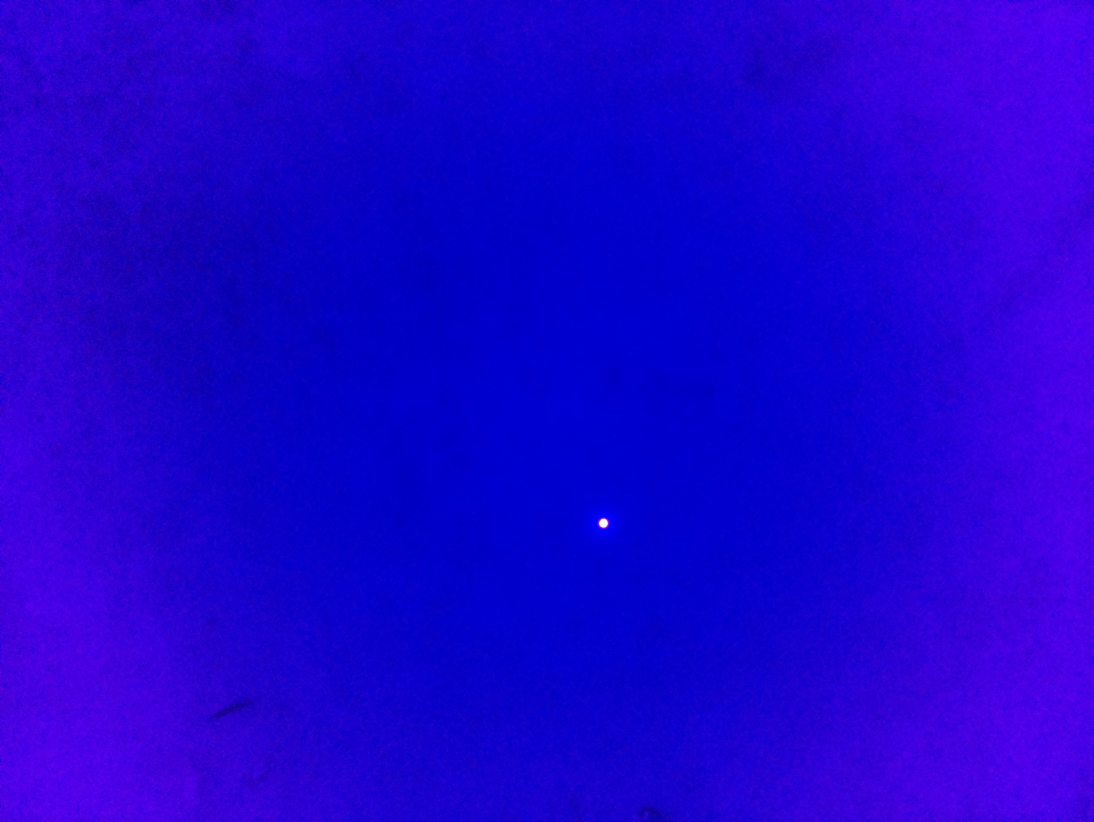
#> input picture data/field_data/ir_detection_test_images/aerial3.jpg, 3280 x 2464 px, found by its file name (shown at 1/3 size)
$ python detect_hotspots_noise_reduction.py   (older library calls are emulated)
#> lines starting #> are read from the running program, lines starting #| are printed output that depends on the picture; after the words box and inside, x2 and y2 are one past the last pixel; in counts of white or black regions, pixels touching at a corner belong together; long printed decimals are rounded
### src/functions/prototypes/emitter_detection_prototypes/detect_hotspots_with_mask.py
import os
import cv2
import numpy as np
from src.functions.detect_hotspots import detect_hotspots

def apply_circular_mask(image):
    """Applies a circular mask to the given image."""
    height, width = image.shape
    mask = np.zeros((height, width), dtype=np.uint8)
    center = (width // 2, height // 2)
    radius = int((3/4) * (width / 2))
    cv2.circle(mask, center, radius, 255, -1)
    return cv2.bitwise_and(image, image, mask=mask)

def detect_hotspots_with_mask(image, threshold=0.7):
    """Applies a circular mask and runs detect_hotspots with a given threshold."""
    masked_image = apply_circular_mask(image)
    return detect_hotspots(masked_image, threshold=threshold)

# [2 lines that do not run on import are left out]

### src/functions/detect_hotspots.py
#!/usr/bin/env python

import argparse
import cv2
import numpy as np
from matplotlib import pyplot as plt

# numpy array should be grayscale
def detect_hotspots(image_or_path, threshold=0.7, debug=False):

    if isinstance(image_or_path, str):
        #load from file path
        image = cv2.imread(image_or_path)
        if image is None:
            print(f"Error: Unable to load image from {image_or_path}")
            return
        image = cv2.cvtColor(image, cv2.COLOR_BGR2GRAY)
    else:
        #assume input is a NumPy array (image in memory)
        image = image_or_path

    thresh_val = round(255 * threshold)
    _, thresholded_image = cv2.threshold(image, thresh_val, 255, cv2.THRESH_BINARY)

    # [5 lines of commented-out code are left out]

    thresholded_image = thresholded_image.astype('uint8')

    #first param is img, second param is connectivity (4 or 8), last param is label depth
    nlabels, labels, stats, centroids = cv2.connectedComponentsWithStats(thresholded_image, 8, cv2.CV_32S)

    areas = stats[1:, cv2.CC_STAT_AREA] #first entry is background

    centroids = centroids[1:]

    filtered = centroids[areas >= 10] #keep components with area >= 100 pixels

    return filtered

# [11 lines left out: function main, not called in this run]

# [2 lines that do not run on import are left out]

### src/functions/get_hotspots_gps.py
import cv2 as cv
import numpy as np
import math
import argparse

# constants
lat_factor = 1/111230.9531021928 # 1 degree of latitude per that many meters, at 50.100 degrees latitude
long_factor = 1/71546.90282746412 # 1 degree of longitude per that many meters, at 50.100 degrees latitude

sensor_width = 3.674 # sensor width in mm
sensor_height = 2.760 # sensor height in mm
# camera_matrix = np.array([[2398.54998, 0., 1696.02043],
#                          [0., 2406.88752, 1322.32359],
#                          [0., 0., 1.]]) # from cam calibration
camera_matrix = np.array([[2594.41327, 0., 1676.02864],
                         [0., 2588.72278, 1269.79813],
                         [0., 0., 1.]]) # from cam calibration

# dist_coeffs = np.array([0.220794232, -0.522929233, -0.000112948804, 0.00213028546, 0.292007192]) # from cam calibration
dist_coeffs = np.array([0.134406320, 0.0713514047, 0.000213103847, 0.00544771710, -1.18013691]) # from cam calibration
pixel_size_x = 3.68 / 3280  # mm/px sensor width over pixel width
focal_length_mm = 2594.41327 * pixel_size_x
focal_length = focal_length_mm #3.04 #in mm. camera_matrix[0][0] camera focal length in units from calibration. USUALLY. but calibration needs work
img_half_height = 2464 / 2 # number of pixels from centre of image to top of image
img_half_width = 3280 / 2 # number of pixels from centre to side of image
rat_x = (sensor_width/focal_length)/2 # ratio of sensor half-width to focal length (at image centre)
rat_y = (sensor_height/focal_length)/2 # ditto for sensor half-height
phi_y = math.atan(rat_y) # 1/2-FOV angle in Y direction at image centre. Will be in radians.
# note for above: could probably find FOV directly instead
fov_x_radians = 1.0856
fov_y_radians = 0.8518


# distorted_points: hotspot image points as 2xN numpy array OR comma-separated string of alternating x, y values
# cam_x, cam_y: camera GPS coordinates
# pitch: EXIF tag GimbalPitch converted to radians, will always be negative
# azimuth: angle clockwise from north, in radians. EXIF tag FlightYawDegrees
# returns an array containing the latitude and longitude of each hotspot
def get_hotspots_gps(distorted_points, cam_x, cam_y, altitude, pitch, azimuth):

 # undistort the points
 if isinstance(distorted_points, str):
     dist_pts = np.fromstring(distorted_points, sep=", ").reshape((-1, 2))
 else:
     dist_pts = distorted_points
 # Ensure the correct shape for OpenCV function
 if len(dist_pts.shape) == 2 and dist_pts.shape[1] == 2:
     dist_pts = dist_pts.reshape(-1, 1, 2)  # Reshape to (N, 1, 2)
 else:
     print(f"Invalid shape for undistortion: {dist_pts.shape}")
     return np.array([])  # Return empty array to prevent further errors

 points = cv.undistortImagePoints(dist_pts, camera_matrix, dist_coeffs)
 projected = np.zeros(points.shape, np.float64)

 i = 0
 for point in points:

     frac_pixels_y = -(point[0][1] - img_half_height) / img_half_height # calculate fraction of the point's pixels-to-centre / total pixels from top edge to centre
     frac_pixels_x = (point[0][0] - img_half_width) / img_half_width

     # k corresponds to the y-axis direction from the image, w to the x-axis direction from the image
     y_offset = altitude*math.tan(frac_pixels_y*fov_y_radians*0.5)
     x_offset = altitude*math.tan(frac_pixels_x*fov_x_radians*0.5)

     # rotate using azimuth
     # x corresponds to latitude, y to longitude. need to convert cam GPS to meters for adding.
     # add/subtract may need to be tweaked once we can visualise with real-world data
     world_x = (cam_x / long_factor) + (y_offset * math.sin(azimuth)) + (x_offset * math.cos(azimuth))
     world_y = (cam_y / lat_factor) + (y_offset * math.cos(azimuth)) - (x_offset * math.sin(azimuth))

     # convert from meters to lat/long degrees
     point_lat = lat_factor*world_y
     point_long = long_factor*world_x

     projected[i] = [point_lat, point_long]
     i += 1

 print(f"Projected shape: {projected.shape}")
 print(f"Projected data: {projected}")


 return projected

# [15 lines left out: function main, not called in this run]


# [2 lines that do not run on import are left out]

### src/functions/prototypes/emitter_detection_prototypes/detect_hotspots_noise_reduction.py
import math
import numpy as np
import cv2
from src.functions.prototypes.emitter_detection_prototypes.detect_hotspots_with_mask import detect_hotspots_with_mask
from src.functions.get_hotspots_gps import get_hotspots_gps

# Test Accuracy of GPS mapping with simulated test values and single sample image
def main():

    image_path = "data/field_data/ir_detection_test_images/aerial3.jpg"

    # Initialize hotspots list
    detected_hotspots = []
    get_gps_points = []
    # Todo Find coordinates to test
    LAT = 1
    LON = 1
    ALT = 1
    YAW = 1

    image = cv2.imread(image_path, cv2.IMREAD_GRAYSCALE)
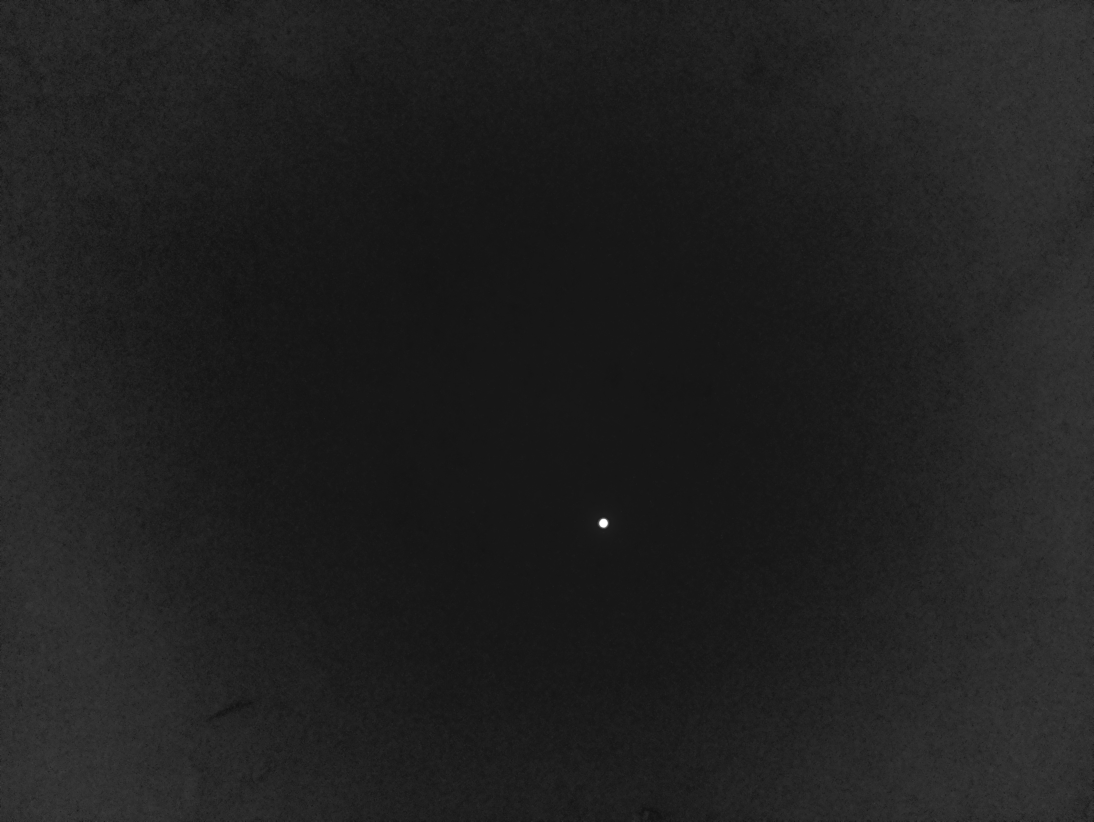
#> image: shape (2464, 3280) (shown at 1/3 size); min 8, max 255, mean 32.4
    hotspots = detect_hotspots_with_mask(image, threshold=0.7) ############ UPDATE detect hotspot fxn
#> in apply_circular_mask, `cv2.circle(mask, center, radius, 255, -1)`:
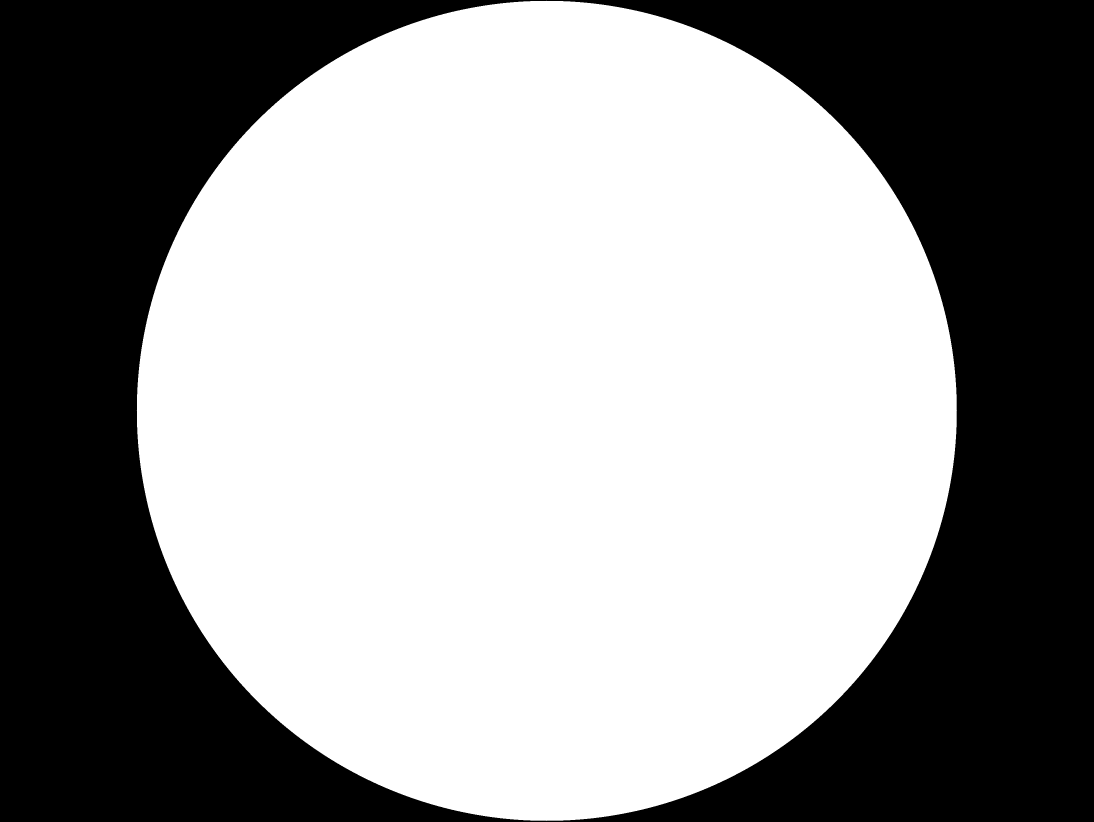
#> mask: shape (2464, 3280) (shown at 1/3 size); 58.8% white; 1 black region, box (x1, y1, x2, y2) and area: (0, 0, 3280, 2464) 3329075
#> in apply_circular_mask, `return cv2.bitwise_and(image, image, mask=mask)`:
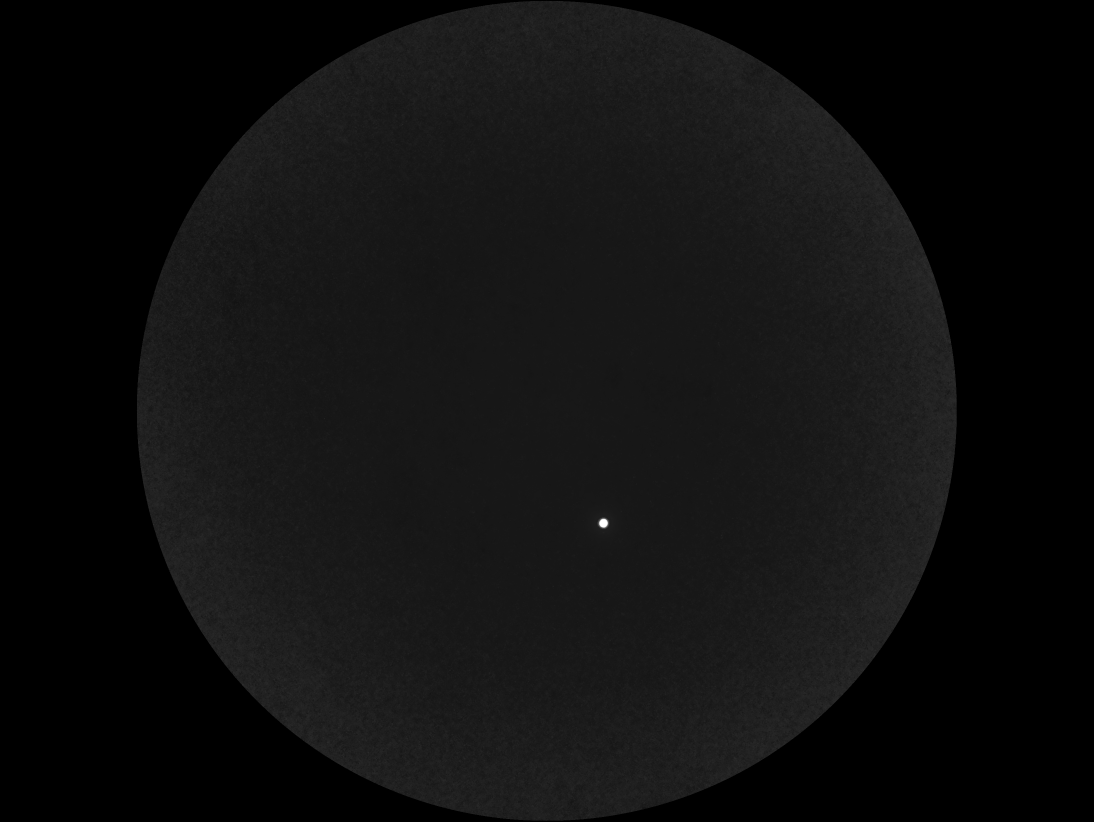
#> returned value: shape (2464, 3280) (shown at 1/3 size); min 0, max 255, mean 15.6
#> in detect_hotspots, `_, thresholded_image = cv2.threshold(image, thresh_val, 255, cv2.THRES..`:
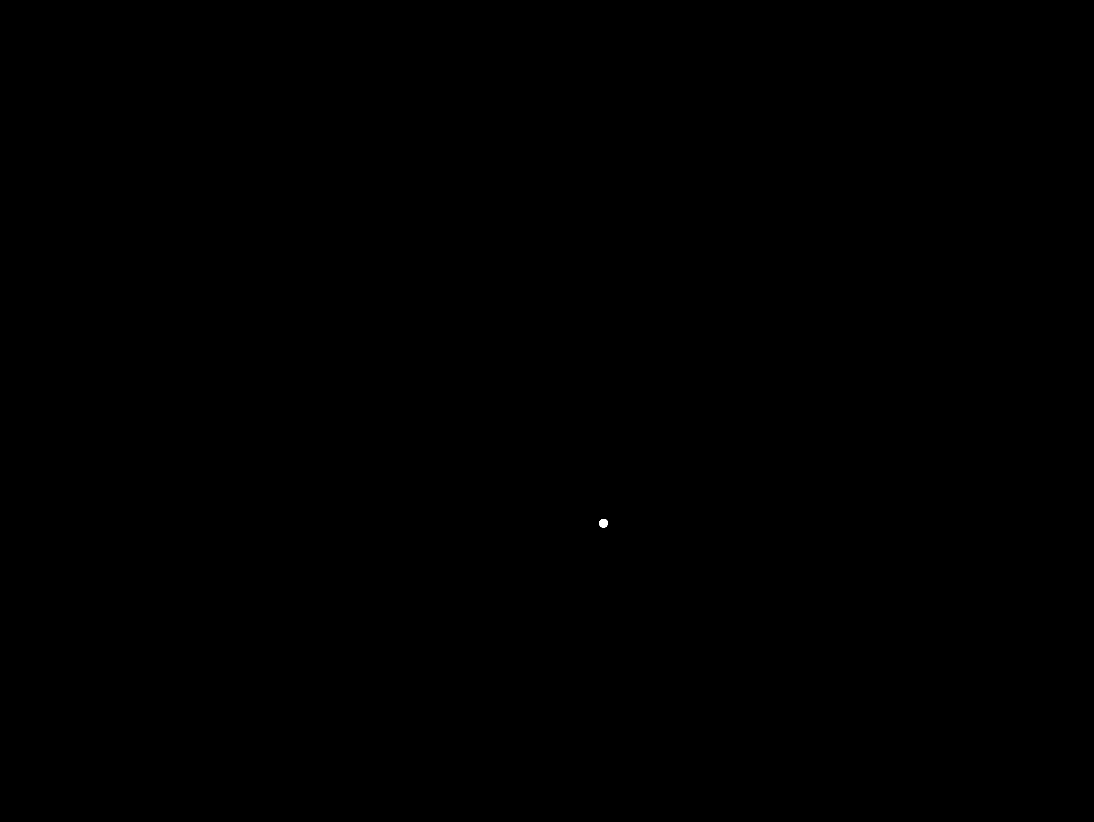
#> thresholded_image: shape (2464, 3280) (shown at 1/3 size); 0.01% white; 1 white region, box (x1, y1, x2, y2) and area: (1798, 1557, 1824, 1583) 529
#> in detect_hotspots, `nlabels, labels, stats, centroids = cv2.connectedComponentsWithStats(t..`: nlabels = 2; stats = [[0, 0, 3280, 2464, 8081391], [1798, 1557, 26, 26, 529]]; centroids = [[1639.5, 1231.5], [1810.1, 1569.2]]
#> in detect_hotspots, `areas = stats[1:, cv2.CC_STAT_AREA]`: areas = [529]
#> in detect_hotspots, `centroids = centroids[1:]`: centroids = [[1810.1, 1569.2]]
#> hotspots = [[1810.1, 1569.2]]
    print(f"Detected hotspots: {hotspots}")
#| Detected hotspots: [[1810.146 1569.204]]

    # Get the latest GPS coordinates from drone
    get_gps_points.append({"lat": LAT, "lon": LON})

    # Map hotspots to GPS coordinates using `get_hotspots_gps`
    if hotspots.size > 0:
        distorted_points = [[x, y] for x, y in hotspots]
#> distorted_points = [[1810.1, 1569.2]]
        dist_pts = np.array(distorted_points, dtype=np.float32)
#> dist_pts = [[1810.1, 1569.2]]
        pitch = math.radians(-90)
        azimuth = YAW  # Replace with actual azimuth reading
        gps_hotspots = get_hotspots_gps(dist_pts, LON, LAT, ALT, pitch, azimuth)
#> in get_hotspots_gps, `points = cv.undistortImagePoints(dist_pts, camera_matrix, dist_coeffs)`: points = [[1809.6, 1568.4]]
#> the loop in get_hotspots_gps, `for point in points: ` made 1 pass
#> (point, frac_pixels_y, frac_pixels_x, y_offset, x_offset, world_x, world_y, point_lat) on pass 1: ([[1809.6, 1568.4]], -0.273, 0.103, -0.117, 0.0562, 71546.8, 111230.8, 1)
#> after the loop in get_hotspots_gps, `for point in points:`: i = 1; projected = [[1, 1]]
#| Projected shape: (1, 1, 2)
#| Projected data: [[[1 1]]]
#> gps_hotspots = [[1, 1]]

        # Fix shape if necessary: Convert (N, 1, 2) ? (N, 2)
        if gps_hotspots.ndim == 3 and gps_hotspots.shape[1] == 1 and gps_hotspots.shape[2] == 2:
            gps_hotspots = gps_hotspots.reshape(-1, 2)

        # Ensure valid data before appending
        if gps_hotspots.size > 0 and gps_hotspots.shape[1] == 2:
            for gps_point in gps_hotspots:
                detected_hotspots.append({"lat": gps_point[0], "lon": gps_point[1]})
#> this loop made 1 pass
#> after the loop, detected_hotspots = 1 item
        else:
            print(f"Error: Invalid GPS hotspots output {gps_hotspots}")


    # Todo Find expected coordinates based on input
    expected_lon = 1
    expected_lat = 1
    print(f"Expected Coordinates: {expected_lon}, {expected_lat}")
    for point in detected_hotspots:
        print(f"Calculated Coordinates: {point['lon']}, {point['lat']}")
#> this loop made 1 pass
#| Calculated Coordinates: 1, 1

if __name__ == "__main__":
    main()
